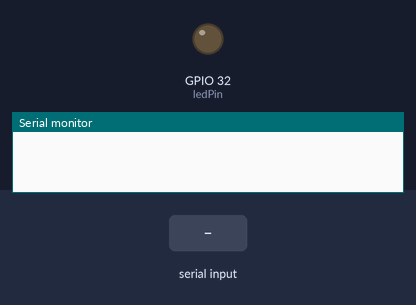
Bench run of a sketch on a simulated ESP32. Shown: output pins drawn as LEDs (lit = HIGH), the last lines printed to the serial monitor. Inputs (shaded band) come from the test bench.

Above: at 1.2 s.
1.3 s: "90,45\n" received over Serial
At 2.5 s:
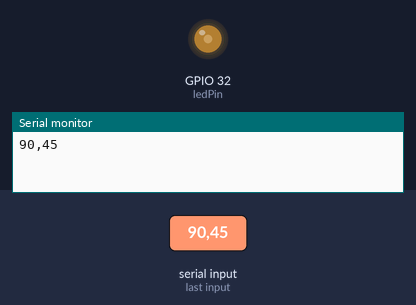
2.8 s: "5\n" received over Serial
At 3.8 s:
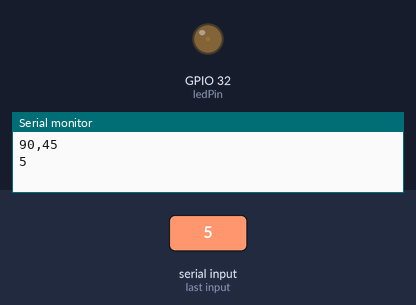
4.3 s: "200\n" received over Serial
At 5.0 s:
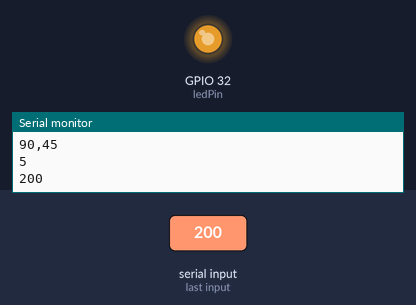
5.8 s: "90\n" received over Serial
At 6.1 s:
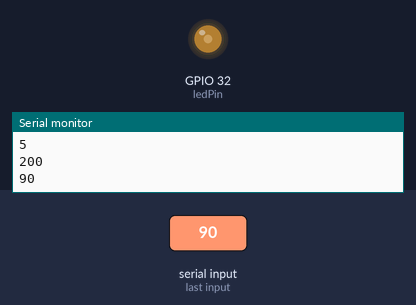
Timing chart, 0 to 8.3 s (numbered marks = the images above; inputs shaded):
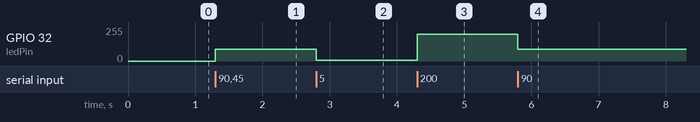

The sketch:

motorapp.ino
```cpp
const int ledPin = 32; // the pin that the LED is attached to
String incomingByte;      // a variable to read incoming serial data into
// setting PWM properties
const int freq = 5000;
const int ledChannel = 0;
const int resolution = 8;


void setup() {
  // initialize serial communication:
  Serial.begin(115200);
  // configure LED PWM functionalitites
  ledcSetup(ledChannel, freq, resolution);

  // attach the channel to the GPIO to be controlled
  ledcAttachPin(ledPin, ledChannel);
}

void loop() {
  if (Serial.available() > 0) {
    incomingByte = Serial.readStringUntil('\n');
    if (incomingByte == "L") {
      ledcWrite(ledChannel,0);
    }
    else {
      ledcWrite(ledChannel,incomingByte.toInt());
    }
    Serial.println(incomingByte);
    delay(100);
    }
  }
```

Measured:
- after the input at 1.3 s, GPIO 32 (ledPin): 0/255 → 90/255 at once
- after the input at 2.8 s, GPIO 32 (ledPin): 90/255 → 5/255 at once
- after the input at 4.3 s, GPIO 32 (ledPin): 5/255 → 199/255 at once
- after the input at 5.8 s, GPIO 32 (ledPin): 199/255 → 90/255 at once
